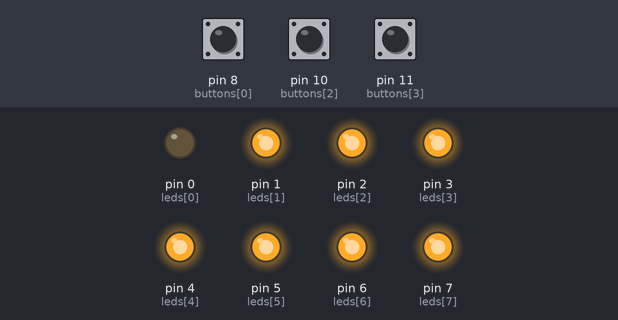
Bench run of a sketch on a simulated Arduino Uno, built with avr-gcc and run on an emulated ATmega328P. Parts: output pins drawn as LEDs (lit = HIGH). The test bench sets the inputs (shaded band); at power-on: pin 8 (buttons[0]) HIGH, pin 11 (buttons[3]) HIGH, pin 10 (buttons[2]) HIGH. Random numbers use the default seed unless the sketch sets one.

Above: at 1.2 s.
1.3 s: pin 8 (buttons[0]) pulled LOW for 0.15 s
At 1.45 s:
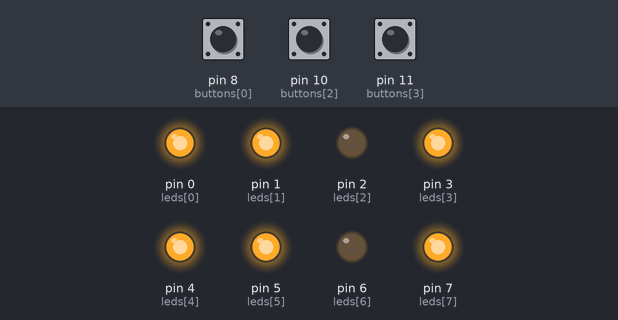
At 2.5 s:
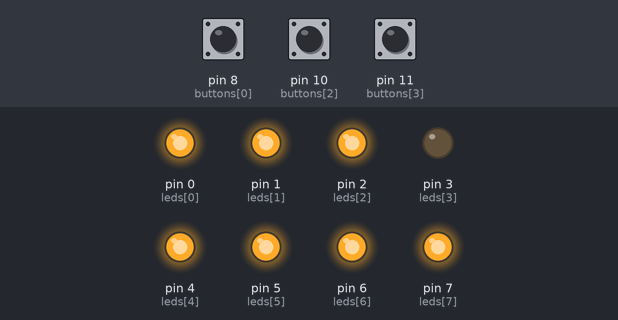
3.2 s: pin 11 (buttons[3]) pulled LOW for 0.15 s
At 4.0 s:
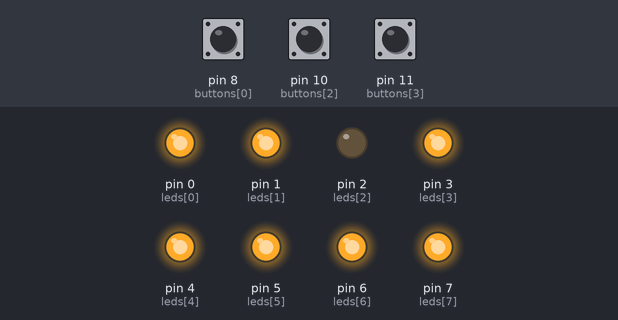
Timing chart, 0 to 6.2 s (numbered marks = the images above; inputs shaded):
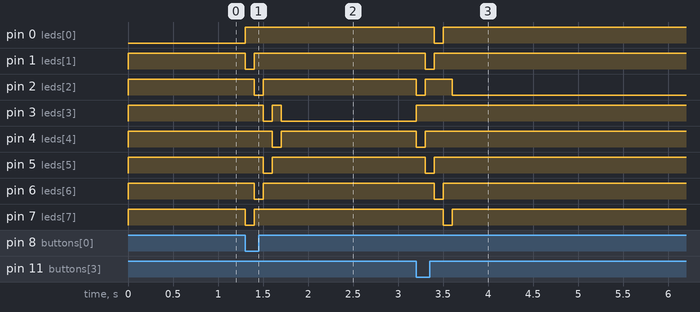

The sketch:

tape_taupe.ino
```cpp
// Low level functions

int leds[] = {0, 1, 2, 3, 4, 5, 6, 7};
int buttons[] = {8, 9, 10, 11, 12, 13, A0, A1};

void light(int led, bool status) {
  digitalWrite(leds[led], status ? LOW : HIGH);
  //Serial.print(led);Serial.print(' ');
  //Serial.print(leds[led]);Serial.print(' ');
  //Serial.print(status ? LOW : HIGH);Serial.println();
}

bool pushed (int button) {
  return digitalRead(buttons[button]) == LOW;
}

void setup() {
  //Serial.begin(115200);
  for (int i=0 ; i<8 ; i++) {
    pinMode(leds[i], OUTPUT);
    light(i, false);
    pinMode(buttons[i], INPUT_PULLUP);
  }

  randomSeed(analogRead(A2));
}

// High level functions

void animate(int start) {
  light(start, false);
  for (int offset=1 ; offset<=4 ; offset++) {
    light((start+offset)%8, true);
    light((start-offset+8)%8, true);

    delay(100);

    light((start+offset)%8, false);
    light((start-offset+8)%8, false);
  }
}

void button_resolve(int bidx) {
  light(bidx, true);

  while(!pushed(bidx))
    delay(1);

  animate(bidx);
}

void loop() {
  int bidx = (int)random(8);
  button_resolve(bidx);
}
```

Measured:
- after the input at 1.3 s, pin 0 (leds[0]): LOW → HIGH at once; pin 1 (leds[1]): HIGH → LOW at once, → HIGH 0.10 s later
- after the input at 3.2 s, pin 0 (leds[0]): HIGH → LOW after 0.20 s, → HIGH 0.10 s later; pin 1 (leds[1]): HIGH → LOW after 0.10 s, → HIGH 0.10 s later
